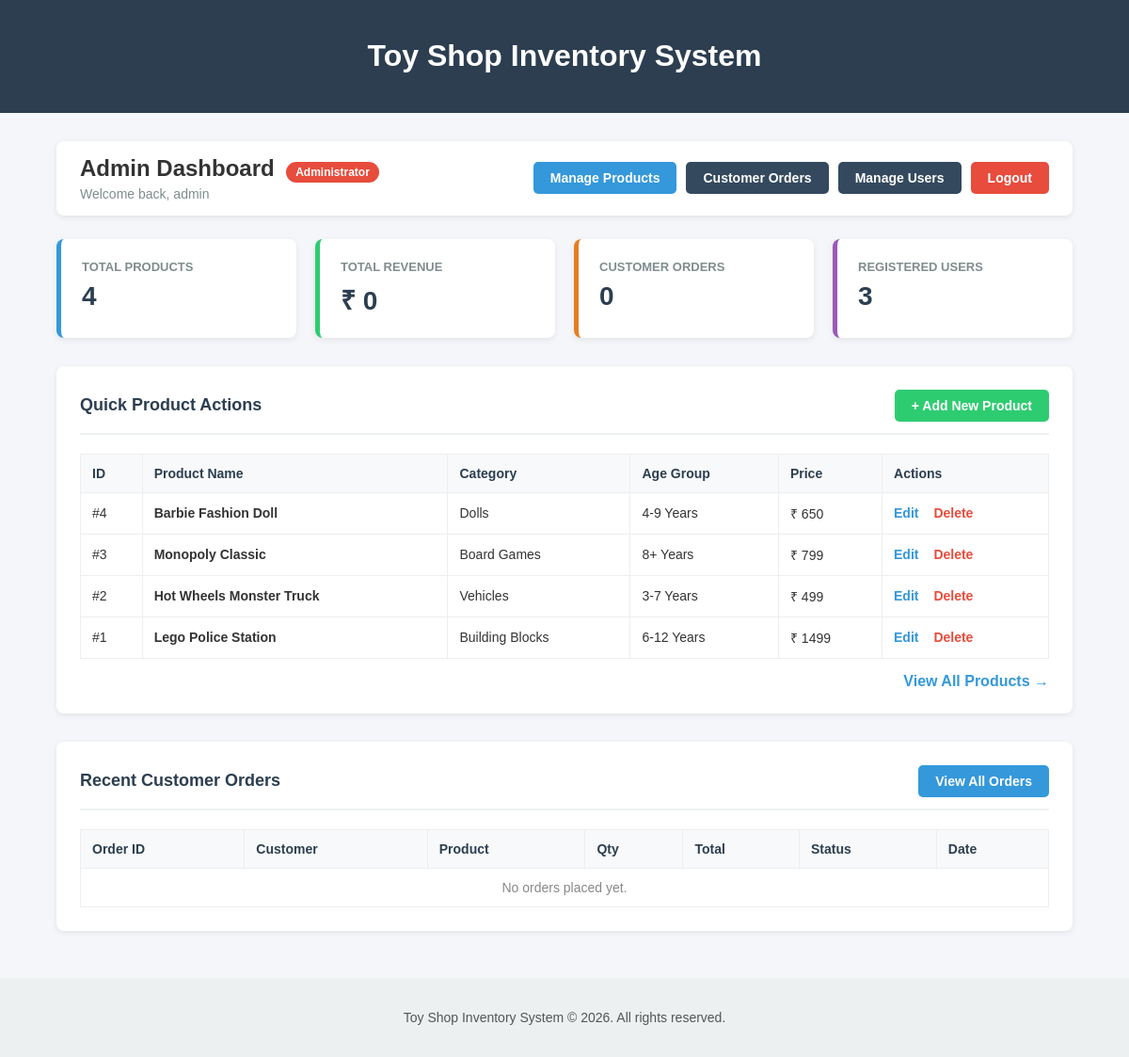
Before: /admin-dashboard/ (signed in) with the older database file.
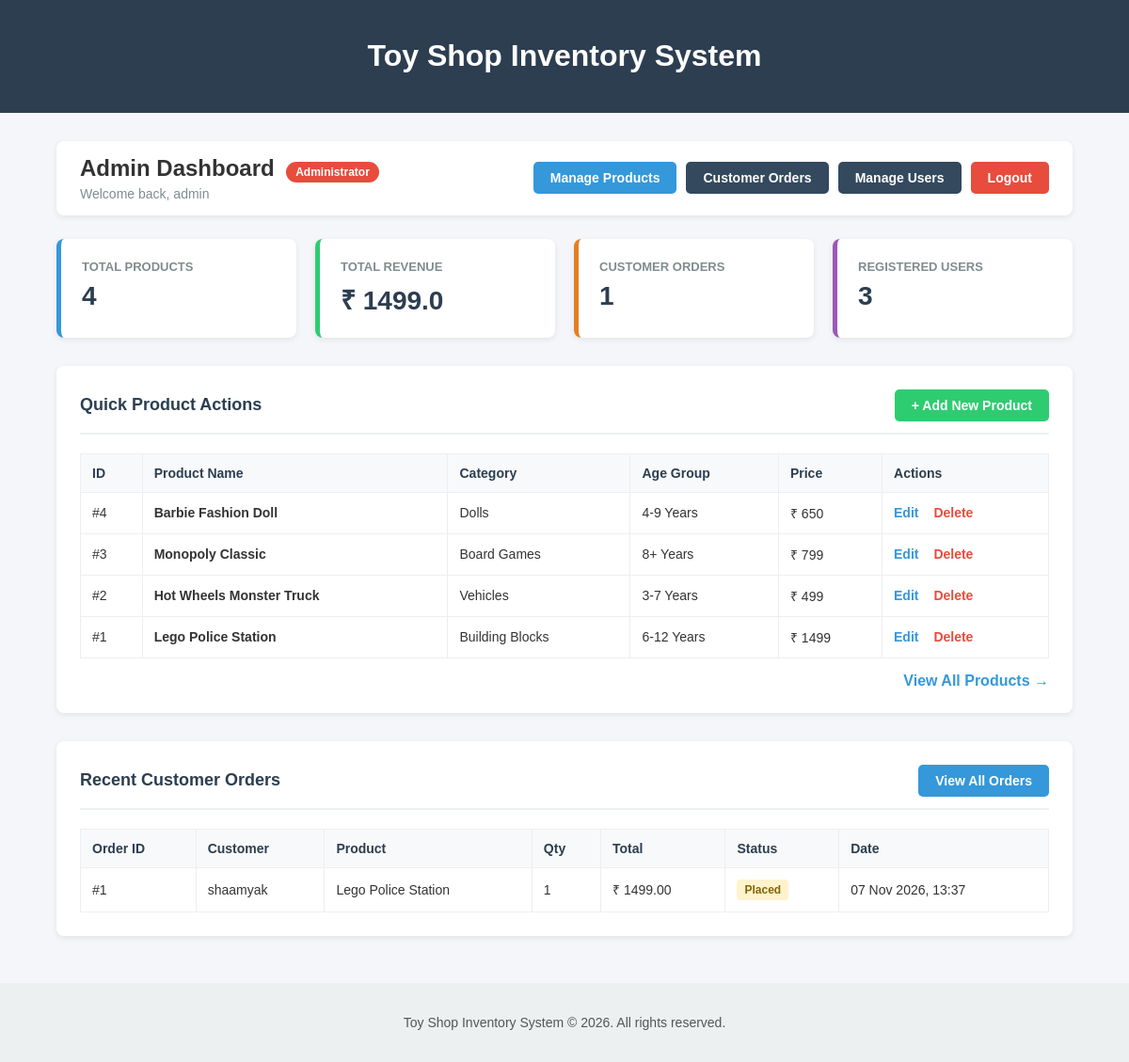
After: the same page with the newer database file.
### toys/models.py (models this page shows, shortened)
class Toy(models.Model):
    toy_name = models.CharField(max_length=100)
    age_group = models.CharField(max_length=50)
    category = models.CharField(max_length=50)
    price = models.CharField(max_length=20)
    description = models.TextField(blank=True, default='')

class Order(models.Model):
    STATUS_CHOICES = [
        ('Pending', 'Pending'),
        ('Processing', 'Processing'),
        ('Shipped', 'Shipped'),
        ('Delivered', 'Delivered'),
        ('Cancelled', 'Cancelled'),
    ]
    user = models.ForeignKey(User, on_delete=models.CASCADE, related_name='orders')
    toy = models.ForeignKey(Toy, on_delete=models.CASCADE)
    quantity = models.PositiveIntegerField(default=1)
    total_price = models.DecimalField(max_digits=10, decimal_places=2)
    status = models.CharField(max_length=20, choices=STATUS_CHOICES, default='Pending')
    created_at = models.DateTimeField(auto_now_add=True)

### toys/views.py (the view)
    @login_required
    def wrapper(request, *args, **kwargs):
        if not (request.user.is_superuser or request.user.is_staff):
            return redirect('user_dashboard')
        return view_func(request, *args, **kwargs)

### toys/views.py (called while the page is built)
def admin_required(view_func):
    @login_required
    def wrapper(request, *args, **kwargs):
        if not (request.user.is_superuser or request.user.is_staff):
            return redirect('user_dashboard')
        return view_func(request, *args, **kwargs)
    return wrapper

@admin_required
def admin_dashboard(request):
    total_toys = Toy.objects.count()
    total_orders = Order.objects.count()
    total_revenue = sum(float(o.total_price) for o in Order.objects.all())
    total_users = User.objects.filter(is_superuser=False).count()
    recent_orders = Order.objects.select_related('user', 'toy').order_by('-created_at')[:5]
    recent_toys = Toy.objects.all().order_by('-id')[:5]
    context = {
        'total_toys': total_toys,
        'total_orders': total_orders,
        'total_revenue': round(total_revenue, 2),
        'total_users': total_users,
        'recent_orders': recent_orders,
        'recent_toys': recent_toys,
    }
    return render(request, 'admin_dashboard.html', context)

### toys/templates/admin_dashboard.html (shortened to what the changed rows need)
<!DOCTYPE html>
<html lang="en">
<head>
</head>
<body>
    <header>
        <h1>Toy Shop Inventory System</h1>
    </header>
    <div class="container">
        <div class="top-bar">
            <div>
                <h2 style="margin: 0; display: inline-block;">Admin Dashboard</h2>
            </div>
        </div>
        <div class="metrics-grid">
            <div class="metric-card green">
                <div class="metric-title">Total Revenue</div>
                <div class="metric-value">₹ {{ total_revenue }}</div>
            </div>
            <div class="metric-card orange">
                <div class="metric-title">Customer Orders</div>
                <div class="metric-value">{{ total_orders }}</div>
            </div>
        </div>
        <div class="section-card">
            <table>
                <thead>
                    <tr>
                        <th>ID</th>
                        <th>Product Name</th>
                        <th>Category</th>
                        <th>Age Group</th>
                        <th>Price</th>
                        <th>Actions</th>
                    </tr>
                </thead>
                <tbody>
                    {% for toy in recent_toys %}
                    <tr>
                        <td>#{{ toy.id }}</td>
                        <td><strong>{{ toy.toy_name }}</strong></td>
                        <td>{{ toy.category }}</td>
                        <td>{{ toy.age_group }}</td>
                        <td>₹ {{ toy.price }}</td>
                        <td>
                            <a href="{% url 'edit_toy' toy.id %}" style="color: #3498db; text-decoration: none; font-weight: bold; margin-right: 12px;">Edit</a>
                            <a href="{% url 'delete_toy' toy.id %}" style="color: #e74c3c; text-decoration: none; font-weight: bold;" onclick="return confirm('Are you sure you want to delete this toy?');">Delete</a>
                        </td>
                    </tr>
                    {% empty %}
                    <tr>
                        <td colspan="6" style="text-align: center; color: #888;">No products in inventory yet.</td>
                    </tr>
                    {% endfor %}
                </tbody>
            </table>
        </div>
        <div class="section-card">
            <table>
                <thead>
                    <tr>
                        <th>Order ID</th>
                        <th>Customer</th>
                        <th>Product</th>
                        <th>Qty</th>
                        <th>Total</th>
                        <th>Status</th>
                        <th>Date</th>
                    </tr>
                </thead>
                <tbody>
                    {% for order in recent_orders %}
                    <tr>
                        <td>#{{ order.id }}</td>
                        <td>{{ order.user.username }}</td>
                        <td>{{ order.toy.toy_name }}</td>
                        <td>{{ order.quantity }}</td>
                        <td>₹ {{ order.total_price }}</td>
                        <td><span class="status-badge status-{{ order.status }}">{{ order.status }}</span></td>
                        <td>{{ order.created_at|date:"d M Y, H:i" }}</td>
                    </tr>
                    {% empty %}
                    <tr>
                        <td colspan="7" style="text-align: center; color: #888;">No orders placed yet.</td>
                    </tr>
                    {% endfor %}
                </tbody>
            </table>
        </div>
    </div>
</body>
</html>

Changed rows visible on the page:
added Order: id "1", user.username "shaamyak", toy.toy_name "Lego Police Station", quantity "1", total_price "1499.00", status "Placed", created_at "07 Nov 2026, 13:37"
Other visible differences:
{{ total_revenue }}: "0" → "1499.0"
{{ total_orders }}: "0" → "1"
text no longer shown: "No orders placed yet."
